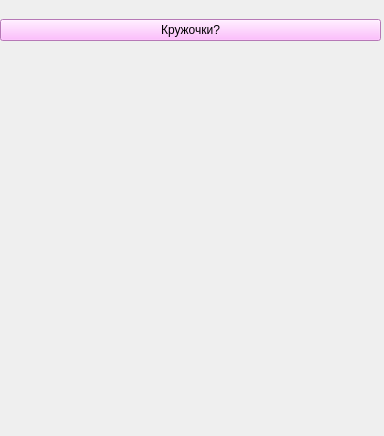
<?xml version="1.0" encoding="UTF-8"?>
<ui version="4.0">
 <class>Form</class>
 <widget class="QWidget" name="Form">
  <property name="geometry">
   <rect>
    <x>0</x>
    <y>0</y>
    <width>384</width>
    <height>436</height>
   </rect>
  </property>
  <property name="windowTitle">
   <string>Form</string>
  </property>
  <widget class="QWidget" name="verticalLayoutWidget">
   <property name="geometry">
    <rect>
     <x>0</x>
     <y>0</y>
     <width>381</width>
     <height>61</height>
    </rect>
   </property>
   <layout class="QVBoxLayout" name="verticalLayout">
    <item>
     <widget class="QPushButton" name="pushButton">
      <property name="cursor">
       <cursorShape>CrossCursor</cursorShape>
      </property>
      <property name="autoFillBackground">
       <bool>false</bool>
      </property>
      <property name="styleSheet">
       <string notr="true">background-color: rgb(255, 170, 255);</string>
      </property>
      <property name="text">
       <string>Кружочки?</string>
      </property>
     </widget>
    </item>
   </layout>
  </widget>
 </widget>
 <resources/>
 <connections/>
</ui>
